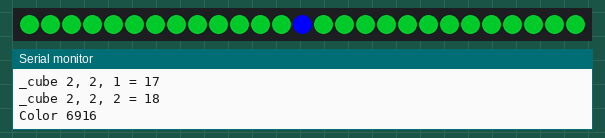
A sketch run on a simulated Arduino Uno, built with avr-gcc and run on an emulated ATmega328P. Parts: 27 RGB LEDs in strip order, left to right, the last lines printed to the serial monitor. The strip is taken to match the declared colour order.

Above: at 1.2 s.
At 38.3 s:
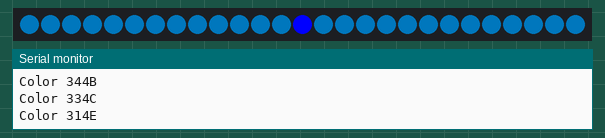

The sketch:

NeoPixelCube.ino
```cpp
#include "NeoPixelCube.h"

// Input a value 0 to 255 to get a color value.
// The colours are a transition r - g - b - back to r.
uint32_t Wheel(byte WheelPos, NeoPixelCube &cube) {
  WheelPos = 255 - WheelPos;
  if(WheelPos < 85) {
    return cube.Color((255 - WheelPos * 3) * .5, 0, (WheelPos * 3) * .5);
  }
  if(WheelPos < 170) {
    WheelPos -= 85;
    return cube.Color(0, (WheelPos * 3) * .5, (255 - WheelPos * 3) * .5);
  }
  WheelPos -= 170;
  return cube.Color((WheelPos * 3) * .5, (255 - WheelPos * 3) * .5, 0);
}

// sample sketch for NeoPixel cube

unsigned int sides = 3;
#define PIN 6

// construct it with the default wiring pattern
NeoPixelCube cube = NeoPixelCube(sides,PIN, NEO_RGB + NEO_KHZ800);

int wait = 100;
int layer = 0;
unsigned int x = 0, y = 0, z = 0;
byte c = 100;
unsigned int start;

void setup() {

  Serial.begin(57600);

  cube.Begin();
  start = millis();
//  cube.SetAll(cube.Color(20,0,0));
//  cube.Set( 1,1,1, cube.Color(0,0,255));
//  cube.Show();

}
int loopDelay = 1000;

void loop() {

  unsigned int _now = millis();
  if ( _now - start > loopDelay )
  {
    start = _now;
    uint32_t color = Wheel(c++, cube);
    Serial.print( "Color ");
    Serial.println(color, HEX);
    cube.SetAll(color); // cube.Color(20,0,0));
    cube.Set( 1,1,1, cube.Color(0,0,255));
    cube.Show();
    delay(loopDelay);
  }
}

void loopTests() {
  runTests();
  stackRotate();
  rowRotate();
  columnRotate();
}

// rotating lines, stack, column, row coordinate
int rotatingLine [8][2] = {
      {0,0},{1,0},{2,0}, // right
      {2,1},{2,2},       // up
      {1,2},{0,2},       // left
      {0,1}              // down
    };

// rotate a stack of leds around vertical center
void stackRotate()
{
  for ( int i = 0; i < 5; i++ )
  {
      for ( int j = 0; j < 8; j++ )
      {
        cube.SetAll(0);
        cube.SetStack(rotatingLine[j][0], rotatingLine[j][1], cube.Color(110,10,10));
        cube.Show();
        delay(wait);
      }
  }

}

// rotate a row of leds around horizontal center
void rowRotate()
{
  for ( int i = 0; i < 5; i++ )
  {
      for ( int j = 0; j < 8; j++ )
      {
        cube.SetAll(0);
        cube.SetRow(rotatingLine[j][0], rotatingLine[j][1], cube.Color(110,0,150));
        cube.Show();
        delay(wait);
      }
  }

}

// rotate a column of leds around horizontal center
void columnRotate()
{
  for ( int i = 0; i < 5; i++ )
  {
      for ( int j = 0; j < 8; j++ )
      {
        cube.SetAll(0);
        cube.SetColumn(rotatingLine[j][0], rotatingLine[j][1], cube.Color(10,110,110));
        cube.Show();
        delay(wait);
      }
  }

}

void runTests()
{
  // negative test out of range
  cube.Set( 99,99,99, 0);

  // individual test
  cube.SetAll(0);

  for ( int z = 0; z < sides*sides*sides; z++ )
  {
    cube.Set(z, cube.Color(127,50,50));
    cube.Show();
    delay(wait);
  }
  for ( int z = sides*sides*sides-1; z >= 0; z-- )
  {
    cube.Set(z, cube.Color(0,0,0));
    cube.Show();
    delay(wait);
  }

  cube.SetAll(0);

  for ( int z = 0; z < sides; z++ )
  {
    for ( int y = 0; y < sides; y++ )
    {
      for ( int x = 0; x < sides; x++ )
      {
        cube.Set(x,y,z, cube.Color(127,0,0));
        cube.Show();
        delay(wait);
      }
    }
  }
  for ( int z = sides-1; z >= 0; z-- )
  {
    for ( int y = sides-1; y >= 0; y-- )
    {
      for ( int x = sides-1; x >=0 ; x-- )
      {
        cube.Set(x,y,z, cube.Color(0,0,0));
        cube.Show();
        delay(wait);
      }
    }
  }

  // layer test
  for ( int i = 0; i < 10; i++ )
  {
    cube.SetAll(0);
    cube.SetLayer(layer, cube.Color(0,0,127));
    layer = layer < sides-1 ? ++layer : 0;
    cube.Show();
    delay(wait);
  }

  // front face test
  layer = 0;
  for ( int i = 0; i < 10; i++ )
  {
    cube.SetAll(0);
    cube.SetFrontFace(layer, cube.Color(0,127,0));
    layer = layer < sides-1 ? ++layer : 0;
    cube.Show();
    delay(wait);
  }


  // side face test
  layer = 0;
  for ( int i = 0; i < 10; i++ )
  {
    cube.SetAll(0);
    cube.SetSideFace(layer, cube.Color(110,110,0));
    layer = layer < sides-1 ? ++layer : 0;
    cube.Show();
    delay(wait);
  }

  // row test
  for ( int i = 0; i < sides; i++ )
  {
    for ( int row = 0; row < sides; row++ )
    {
      cube.SetAll(0);
      cube.SetRow(i, row, cube.Color(0,110,110));
      cube.Show();
      delay(wait);
    }
  }

  // column test
  for ( int i = 0; i < sides; i++ )
  {
    for ( int row = 0; row < sides; row++ )
    {
      cube.SetAll(0);
      cube.SetColumn(i, row, cube.Color(110,0,110));
      cube.Show();
      delay(wait);
    }
  }

  // stack test (vertical column of leds)
  for ( int i = 0; i < sides; i++ )
  {
    for ( int row = 0; row < sides; row++ )
    {
      cube.SetAll(0);
      cube.SetStack(i, row, cube.Color(110,110,110));
      cube.Show();
      delay(wait);
    }
  }

}
```

NeoPixelCube.cpp
```cpp
#include "NeoPixelCube.h"

NeoPixelCube::NeoPixelCube(byte sides, unsigned int pin, unsigned int flags )
{
    // Parameter 1 = number of pixels in strip
    // Parameter 2 = Arduino pin number (most are valid)
    // Parameter 3 = pixel type flags, add together as needed:
    //   NEO_KHZ800  800 KHz bitstream (most NeoPixel products w/WS2812 LEDs)
    //   NEO_KHZ400  400 KHz (classic 'v1' (not v2) FLORA pixels, WS2811 drivers)
    //   NEO_GRB     Pixels are wired for GRB bitstream (most NeoPixel products)
    //   NEO_RGB     Pixels are wired for RGB bitstream (v1 FLORA pixels, not v2)
    _strip =  Adafruit_NeoPixel(sides*sides*sides, pin, flags);
    _sides = sides;

    // i'd like to dynamically set the array, but had problems initializing it
    // from static data.
//    _cube = new unsigned int **[_sides];
//    for ( int x = 0; x < sides; x++ )
//    {
//        byte **layer = new unsigned int *[_sides];
//        for ( int y = 0; y < sides; y++ )
//        {
//            layer[y] = new unsigned int[_sides];
//        }
//
//        _cube[x] = layer;
//
//    }

    // set the cube up with the default wiring
    /*
    Layer 0 (bottom) wire enters at 0
     2  1  0
     3  4  5
     8  7  6

    Layer 1
    15 16 17
    14 13 12
     9 10 11

    Layer 2
    20 19 18
    21 22 23
    26 25 24
    */
    // NOTE: this is in z,y,x format to make it easy
    // to map to wiring, in copy below _cube is x,y,z
    static unsigned int cube[3][3][3] =
            {{{8,7,6},
              {3,4,5},
              {2,1,0}},

              {{9,10,11},
               {14,13,12},
               {15,16,17}},

              {{26,25,24},
               {21,22,23},
               {20,19,18}}
               };

    Serial.begin(57600);

    for ( byte x = 0; x < _sides; x++ )
    {
      for ( byte y = 0; y < _sides; y++ )
      {
        for ( byte z = 0; z < _sides; z++ )
        {
          _cube[z][y][x] = cube[x][y][z];
        }
      }
    }
    dumpCube("constructor");

}

void NeoPixelCube::dumpCube(const char *msg)
{
    Serial.print(msg);Serial.print(" dump ");
    for ( byte x = 0; x < _sides; x++ )
    {
      for ( byte y = 0; y < _sides; y++ )
      {
        for ( byte z = 0; z < _sides; z++ )
        {
          Serial.print("_cube ");
          Serial.print(x);Serial.print(", ");
          Serial.print(y);Serial.print(", ");
          Serial.print(z);Serial.print(" = ");
          Serial.println(_cube[x][y][z]);
        }
      }
    }
    Serial.flush();
}

bool NeoPixelCube::checkArrayIndex(const char *from, byte x, byte y, byte z )
{
    if ( x >= _sides ||
         y >= _sides ||
         z >= _sides)
    {
        Serial.print("Invalid index from '");
        Serial.print(from);
        Serial.print("' ");
        Serial.print(x);
        Serial.print("," );
        Serial.print(y);
        Serial.print("," );
        Serial.println(z);
        Serial.flush();
        return false;
    }
    else
        return true;
}

void NeoPixelCube::writeErrorToSerial(const char *msg)
{
    Serial.println(msg);
    Serial.flush();
}

void NeoPixelCube::Begin()
{
  // This is for Trinket 5V 16MHz, you can remove these three lines if you are not using a Trinket
  #if defined (__AVR_ATtiny85__)
    if (F_CPU == 16000000) clock_prescale_set(clock_div_1);
  #endif
  // End of trinket special code


  _strip.begin();
  _strip.show(); // Initialize all pixels to 'off'

  dumpCube("begin");
}

void NeoPixelCube::Set(byte column, byte row, byte layer, uint32_t color )
{
    if ( checkArrayIndex("Set", column, row, layer ) )
        _strip.setPixelColor( at(column,row,layer), color );
}

void NeoPixelCube::Set(byte ledNo, uint32_t color )
{
    if ( ledNo < _sides*_sides*_sides )
	    _strip.setPixelColor( ledNo, color );
}

// set all the leds in the cube
void NeoPixelCube::SetAll(uint32_t color )
{
    for ( byte x = 0; x < _sides; x++ )
    {
        for ( byte y = 0; y < _sides; y++ )
        {
            for ( byte z = 0; z < _sides; z++ )
            {
                _strip.setPixelColor( at(x,y,z), color );
            }
        }
    }
    // dumpCube("setAll");
}


void NeoPixelCube::SetLayer(byte layer, uint32_t color )
{
    if ( checkArrayIndex("Set layer", 0, 0, layer))
    {
        for ( byte x = 0; x < _sides; x++ )
        {
            for ( byte y = 0; y < _sides; y++ )
            {
                _strip.setPixelColor( at(x,y,layer), color );
            }
        }
    }
}

void NeoPixelCube::SetFrontFace(byte y, uint32_t color )
{
    for ( byte x = 0; x < _sides; x++ )
        SetStack(x,y,color);
}

void NeoPixelCube::SetSideFace(byte x, uint32_t color )
{
    for ( byte y = 0; y < _sides; y++ )
        SetStack(x,y,color);
}

void NeoPixelCube::SetRow(byte layer, byte row, uint32_t color )
{
    if ( checkArrayIndex("SetRow", 0, row, layer ) )
    {
        for ( byte x = 0; x < _sides; x++ )
        {
            _strip.setPixelColor( at(x,row,layer), color );
        }
    }
}

void NeoPixelCube::SetColumn(byte layer, byte column, uint32_t color )
{
    if ( checkArrayIndex("SetColumn", column, 0, layer ) )
    {
        for ( byte y = 0; y < _sides; y++ )
        {
            _strip.setPixelColor( at(column,y,layer), color );
        }
    }
}

void NeoPixelCube::SetStack(byte row, byte column, uint32_t color )
{
    if ( checkArrayIndex("SetStack", column, row, 0 ) )
    {
        for ( byte z = 0; z < _sides; z++ )
        {
            _strip.setPixelColor( at(row,column,z), color );
        }
    }
}

// show all the made since last show
void NeoPixelCube::Show()
{
    _strip.show();
}
```

NeoPixelCube.h
```cpp
#ifndef __NEOPIXELCUBE_H__
#define __NEOPIXELCUBE_H__


#include <Adafruit_NeoPixel.h>
#ifdef __AVR__
#include <avr/power.h>
#endif

/*
  Class for controlling a cube of NeoPixels

  This currently uses 3x3

  This uses Adafruit_NeoPixel library to drive the neopixels.

  Call methods on this class to set the values, then call Show() to
  actually change the leds.
*/
class NeoPixelCube
{

  private:
    Adafruit_NeoPixel _strip;
    byte _sides;
    unsigned int _cube[3][3][3];
    void dumpCube(const char *);
    inline unsigned int at(byte x,byte y,byte z) { return _cube[x][y][z]; }
    void writeErrorToSerial(const char *msg);
    bool checkArrayIndex(const char *from, byte x, byte y, byte z );

  public:

    uint32_t Color( byte r, byte g, byte b )
    {
      return _strip.Color(r, g, b);
    }

    // flags are passed to Adafruit_NeoPixel
    NeoPixelCube(byte sides = 3, unsigned int pin = 6, unsigned int flags =  NEO_RGB + NEO_KHZ800 );

    void Begin();

    // set one led per address
    void Set(byte ledNo, uint32_t color );

    // set one led x,y,z
    void Set(byte column, byte row, byte layer, uint32_t color );

    // set all the leds in the cube
    void SetAll(uint32_t color );

    // set all the leds in one layer
    void SetLayer(byte layer, uint32_t color );

    // set all the leds in one face (vertical layer)
    void SetFrontFace(byte y, uint32_t color );

    // set all the leds in one face (vertical layer)
    void SetSideFace(byte x, uint32_t color );

    // set all the leds in one row in one layer
    void SetRow(byte layer, byte row, uint32_t color );

    // set all the leds in one column in one layer
    void SetColumn(byte layer, byte column, uint32_t color );

    // set all the leds in one vertical stack (one pixel per layer)
    void SetStack(byte row, byte column, uint32_t color );

    // show all the changes made since last Show()
    void Show();
};

class AutoShow
{
  private:
    NeoPixelCube &_cube;

  public:
    AutoShow( NeoPixelCube &cube ) : _cube(cube) {}
    ~AutoShow() {
      _cube.Show();
    }
};
#endif
```
